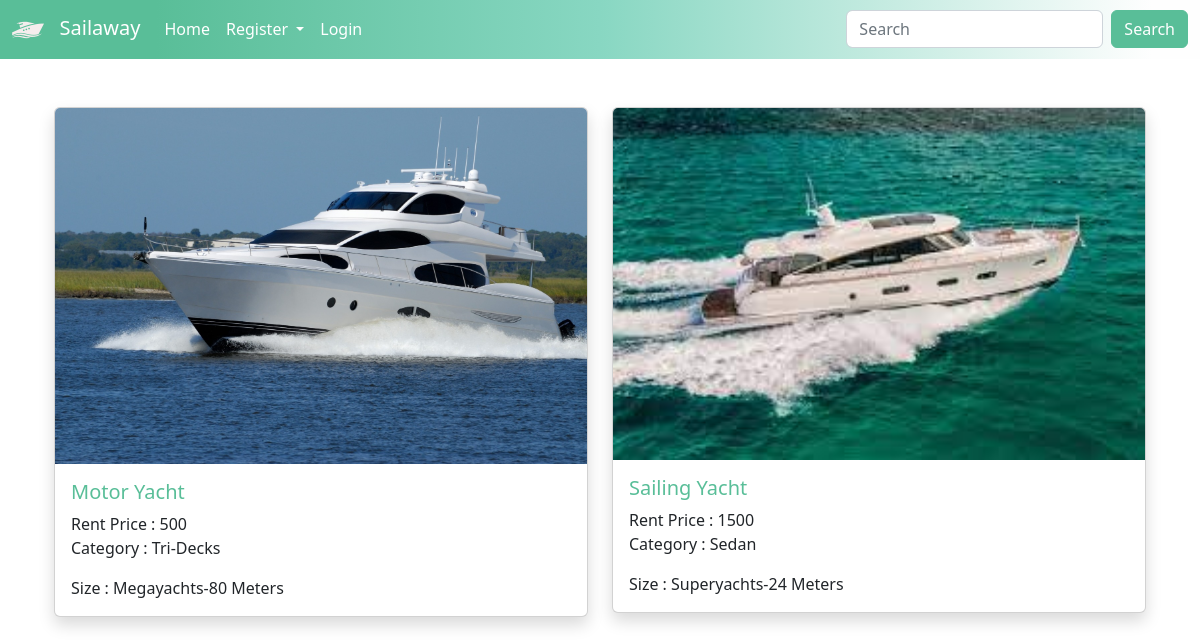
The page / on the database its author committed.
### src/models.py (models this page shows, shortened)
class yacht_details(models.Model):
    seller_id               = models.ForeignKey(seller , on_delete=models.CASCADE)
    yacht_type              = models.CharField(max_length=100)
    yacht_sizes             = models.CharField(max_length=50)
    yacht_style_categories  = models.CharField(max_length=100)
    rent_price              = models.BigIntegerField(default=0)
    yacht_image             = models.ImageField(upload_to="Yacht Images")

### src/views.py (the view, shortened to what this page needs)
# urls.py: 2. Add a URL to urlpatterns:  path('', views.home, name='home')
def home(request):
    yachtes=yacht_details.objects.all()
    context={
        'yachtes':yachtes
    }
    return render(request , 'home.html',  context)

### src/templates/home.html (shortened to what this page needs)
{% extends 'base.html' %}
{% block content %}
<div class="row justify-content-center mb-5">
    <div class="row row-cols-1 row-cols-md-2 g-4">
        {% for i in yachtes %}
        <div class="col">
          <div class="card shadow">
            <img src="{{i.yacht_image.url}}" class="card-img-top" alt="...">
            <div class="card-body">
              <h5 class="card-title card-title-bg">{{i.yacht_type}}</h5>
              <h5class="card-title">Rent Price : {{i.rent_price}}</h5>
              <p class="card-text">Category : {{i.yacht_style_categories}}</p>
              <p class="card-text">Size : {{i.yacht_sizes}} Meters</p>
            </div>
          </div>
        </div>
       {% endfor %}
</div>
{% endblock %}

### src/static/styles/base.css (style rules this page uses)
.card-title-bg { color: #59BE98; }

### rows shown on the page
yacht_details: yacht_image (picture), yacht_type "Motor Yacht", rent_price "500", yacht_style_categories "Tri-Decks", yacht_sizes "Megayachts-80"
yacht_details: yacht_image (picture), yacht_type "Sailing Yacht", rent_price "1500", yacht_style_categories "Sedan", yacht_sizes "Superyachts-24"
